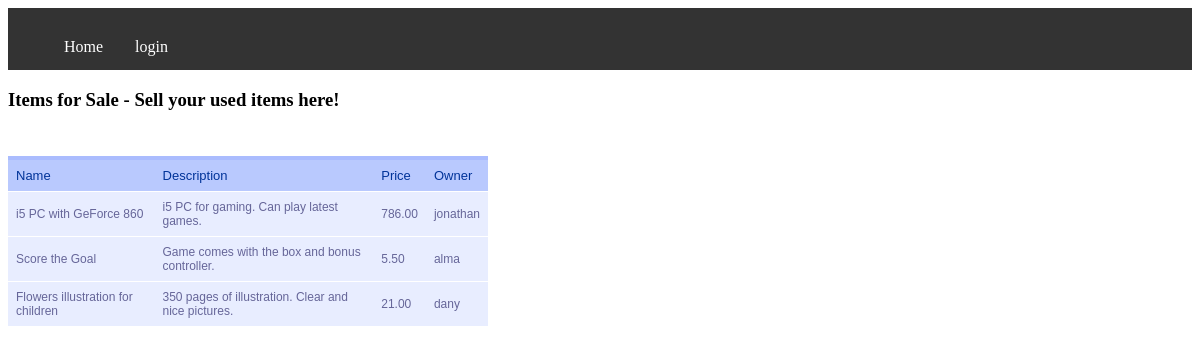
The page / on the database its author committed.
### tables this page shows
CREATE TABLE IF NOT EXISTS `used_items` (
  `id` int(7) NOT NULL AUTO_INCREMENT,
  `user_id` int(6) NOT NULL,
  `name` varchar(70) NOT NULL,
  `description` varchar(200) NOT NULL,
  `price` decimal(5,2) NOT NULL,
  `image` varchar(50) NOT NULL,
  PRIMARY KEY (`id`)
);

CREATE TABLE IF NOT EXISTS `users` (
  `id` int(6) NOT NULL AUTO_INCREMENT,
  `username` varchar(50) NOT NULL,
  `password` varchar(40) NOT NULL,
  PRIMARY KEY (`id`)
);

### index.php (the view, shortened to what this page needs)
<?php
include "dbFunctions.php";
$queryItems = "SELECT i.name,i.description,i.price,u.username,
            i.user_id,i.id
            FROM used_items i, users u
            WHERE i.user_id=u.id";
$resultItems = mysqli_query($link, $queryItems) or
        die(mysqli_error($link));
while ($row = mysqli_fetch_assoc($resultItems)) {
    $arrItems[] = $row;
}
?>
<!DOCTYPE html>
<html>
    <head>
        <link href="stylesheets/style.css" rel="stylesheet" type="text/css"/>
    </head>
    <body>
        <?php include "navbar.php" ?>
        <h3>Items for Sale - Sell your used items here!</h3>
        <table class="box-table">
            <tr>
                <th>Name</th>
                <th>Description</th>
                <th>Price</th>
                <th>Owner</th>
            </tr>
            <?php
            for ($i = 0; $i < count($arrItems); $i++) {
                $name = $arrItems[$i]['name'];
                $description = $arrItems[$i]['description'];
                $price = $arrItems[$i]['price'];
                $username = $arrItems[$i]['username'];
                ?>
                <tr>
                    <td><?php echo $name; ?></td>
                    <td><?php echo $description; ?></td>
                    <td><?php echo $price; ?></td>
                    <td><?php echo $username; ?></td>
                </tr>
                <?php
            }
            ?>
        </table>
    </body>
</html>

### navbar.php (shortened to what this page needs)
<div id="menu">
    <ul>
        <li> <a href="index.php">Home</a></li>
        <?php if (isset($_SESSION['user_id'])) { ?>
            <?php if ($_SESSION['role'] == "member") { ?>
                <li> <a href="postItem.php">post used items</a></li>
            <?php } ?>
            <li> <a href="logout.php">logout</a></li>
        <?php } else { ?>
            <li> <a href="login.php">login</a></li>
        <?php } ?>
    </ul>
</div>

### stylesheets/style.css (style rules this page uses)
.box-table { font-family: "Lucida Sans Unicode", "Lucida Grande", Sans-Serif; font-size: 12px; margin: 45px 0px 0px 0px; width: 480px; text-align: left; border-collapse: collapse; }
.box-table th { font-size: 13px; font-weight: normal; padding: 8px; background: #b9c9fe; border-top: 4px solid #aabcfe; border-bottom: 1px solid #fff; color: #039; }
.box-table td { padding: 8px; background: #e8edff; border-bottom: 1px solid #fff; color: #669; border-top: 1px solid transparent; }
#menu { margin: 0; padding: 0; overflow: hidden; background-color: #333; }
#menu ul { list-style-type: none; }
#menu li { float: left; }
#menu li a { display: block; color: white; text-align: center; padding: 14px 16px; text-decoration: none; }

### rows shown on the page
used_items: name "i5 PC with GeForce 860", description "i5 PC for gaming. Can play latest games.", price "786.00", user.username "jonathan"
used_items: name "Score the Goal", description "Game comes with the box and bonus controller.", price "5.50", user.username "alma"
used_items: name "Flowers illustration for children", description "350 pages of illustration. Clear and nice pictures.", price "21.00", user.username "dany"
